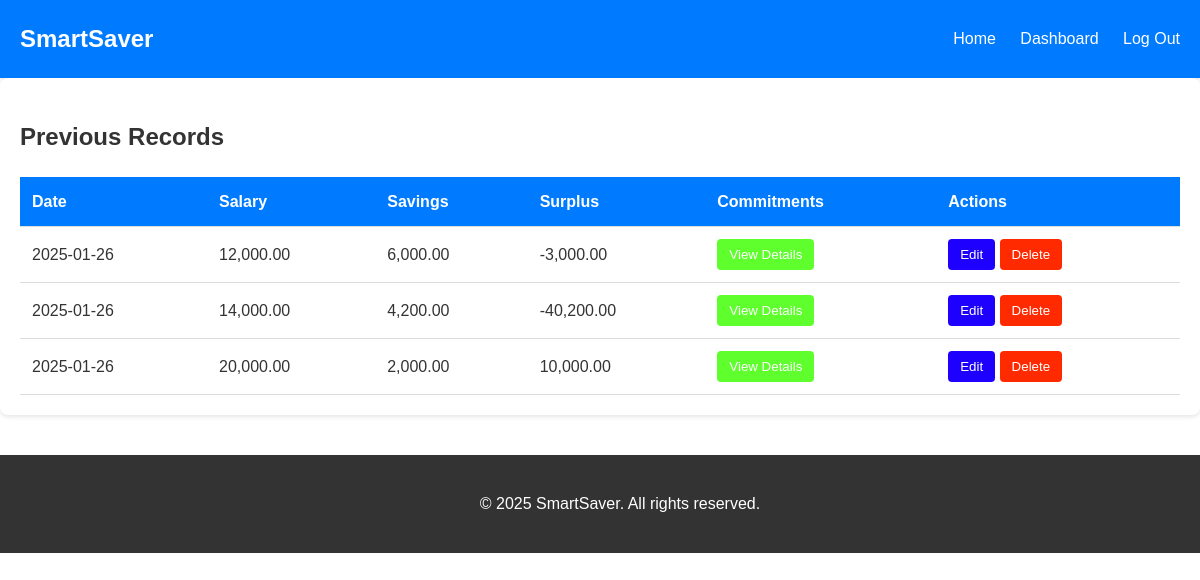
The page /previous_records.php (signed in) on the database its author committed.
### tables this page shows
CREATE TABLE `financial_records` (
  `id` int(11) NOT NULL,
  `user_id` int(11) NOT NULL,
  `salary` decimal(10,2) NOT NULL,
  `commitments` decimal(10,2) NOT NULL,
  `savings` decimal(10,2) NOT NULL,
  `surplus` decimal(10,2) NOT NULL,
  `record_date` date NOT NULL
);

### previous_records.php (the view, shortened to what this page needs)
<?php
include 'db.php';
$stmt = $pdo->prepare("SELECT * FROM financial_records WHERE user_id = ? ORDER BY record_date DESC");
$stmt->execute([$_SESSION['user_id']]);
$records = $stmt->fetchAll();
$commitmentsByRecord = [];
foreach ($records as $record) {
    $stmt = $pdo->prepare("SELECT category, amount FROM commitments WHERE record_id = ?");
    $stmt->execute([$record['id']]);
    $commitmentsByRecord[$record['id']] = $stmt->fetchAll(PDO::FETCH_ASSOC);
}
?>
<!DOCTYPE html>
<html lang="en">
<head>
    <link rel="stylesheet" href="styles.css">
</head>
<body>
    <header>
        <div class="logo">SmartSaver</div>
        <nav>
            <a href="index.php">Home</a>
            <a href="dashboard.php">Dashboard</a>
            <a href="logout.php">Log Out</a>
        </nav>
    </header>
    <section class="previous-records">
        <h2>Previous Records</h2>
        <table>
            <thead>
                <tr>
                    <th>Date</th>
                    <th>Salary</th>
                    <th>Savings</th>
                    <th>Surplus</th>
                    <th>Commitments</th>
                    <th>Actions</th>
                </tr>
            </thead>
            <tbody>
                <?php foreach ($records as $record): ?>
                    <tr>
                        <td><?= date('Y-m-d', strtotime($record['record_date'])) ?></td>
                        <td><?= number_format($record['salary'], 2) ?></td>
                        <td><?= number_format($record['savings'], 2) ?></td>
                        <td><?= number_format($record['surplus'], 2) ?></td>
                        <td>
                            <?php if (!empty($commitmentsByRecord[$record['id']])): ?>
                                <button onclick="toggleCommitments(<?= $record['id'] ?>)">View Details</button>
                            <?php else: ?>
                                No commitments
                            <?php endif; ?>
                        </td>
                        <td>
                        <button onclick="window.location.href='edit_record.php?record_id=<?= $record['id'] ?>'" class="btn-edit">Edit</button>
                            <form id="delete-form-<?= $record['id'] ?>" action="previous_records.php" method="POST" style="display: inline;">
                                <button type="button" onclick="confirmDelete(<?= $record['id'] ?>)" class="btn-delete">Delete</button>
                            </form>
                        </td>
                    </tr>
                <?php endforeach; ?>
            </tbody>
        </table>
    </section>
    <footer>
        <p>&copy; 2025 SmartSaver. All rights reserved.</p>
    </footer>
</body>
</html>

### styles.css (style rules this page uses)
html, body { overflow-x: hidden; width: 100%; margin: 0; padding: 0; font-family: 'Arial', sans-serif; background-color: #ffffff; color: #333; line-height: 1.6; }
header { background-color: #007bff; color: #fff; padding: 20px; display: flex; justify-content: space-between; align-items: center; box-shadow: 0 2px 4px rgba(0, 0, 0, 0.1); }
header .logo { font-size: 24px; font-weight: bold; }
header nav a { color: #fff; text-decoration: none; margin-left: 20px; font-size: 16px; transition: color 0.3s ease; }
.previous-records { background-color: #fff; padding: 20px; border-radius: 8px; box-shadow: 0 2px 4px rgba(0, 0, 0, 0.1); margin-bottom: 20px; overflow-x: auto; }
.previous-records table { width: 100%; min-width: 600px; border-collapse: collapse; }
.previous-records th, .previous-records td { padding: 12px; text-align: left; border-bottom: 1px solid #ddd; }
.previous-records th { background-color: #007bff; color: #fff; }
table { width: 100%; border-collapse: collapse; margin-top: 20px; }
table th, table td { padding: 12px; text-align: left; border-bottom: 1px solid #ddd; }
table th { background-color: #007bff; color: #fff; }
.previous-records table { width: 100%; border-collapse: collapse; margin-top: 20px; }
.previous-records .btn-delete { background-color: #ff2a00; }
.previous-records .btn-edit { background-color: #1e00ff; }
.previous-records button { background-color: #3cff00d1; color: #fff; border: none; padding: 8px 12px; border-radius: 4px; cursor: pointer; transition: background-color 0.3s ease; }
footer { background-color: #333; color: #fff; text-align: center; padding: 20px; width: 100%; position: relative; margin-top: 40px; }

### rows shown on the page
financial_records: record_date "2025-01-26", salary "12,000.00", savings "6,000.00", surplus "-3,000.00"
financial_records: record_date "2025-01-26", salary "14,000.00", savings "4,200.00", surplus "-40,200.00"
financial_records: record_date "2025-01-26", salary "20,000.00", savings "2,000.00", surplus "10,000.00"
